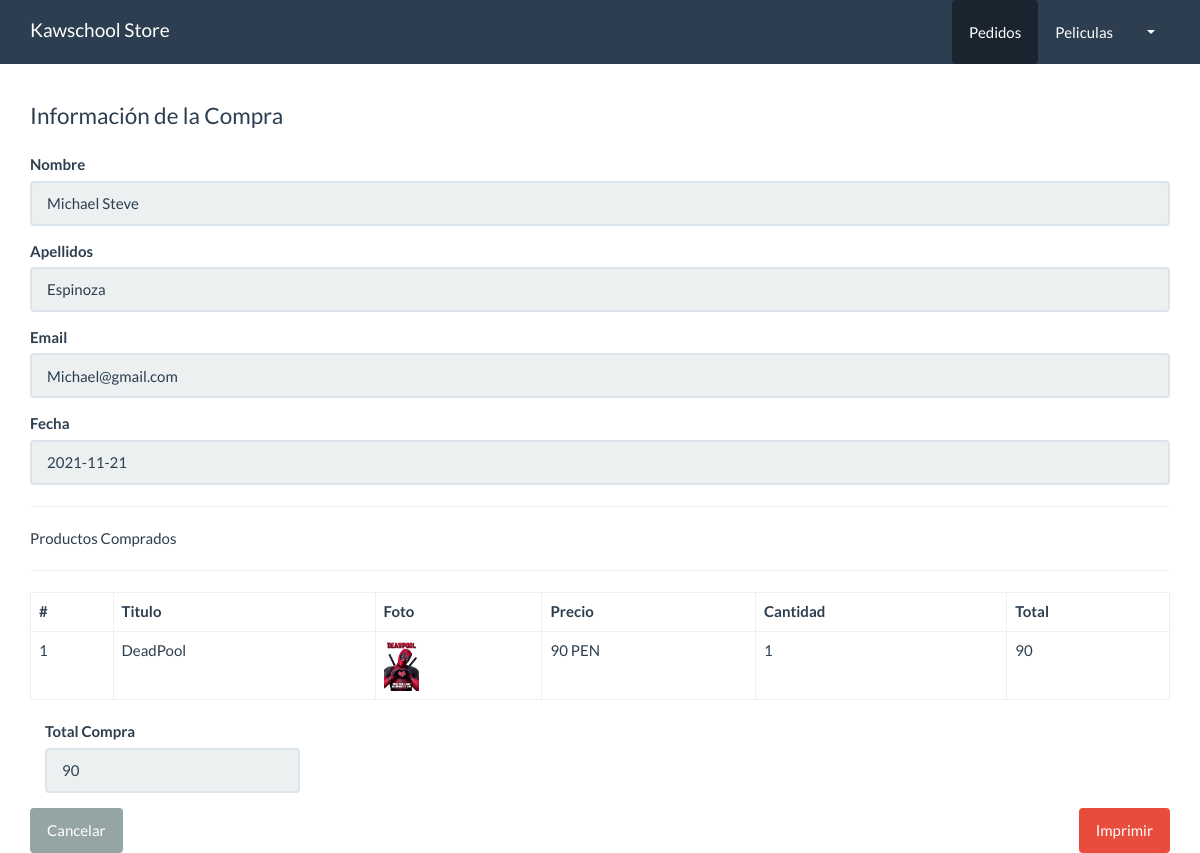
The app's page /panel/pedidos/ver.php?id=2 with its own data.
### tables this page shows
CREATE TABLE `pedidos` (
  `id` int(10) NOT NULL,
  `cliente_id` int(11) NOT NULL,
  `total` decimal(10,0) NOT NULL,
  `fecha` date NOT NULL,
  `estado` int(11) NOT NULL DEFAULT 1
);

CREATE TABLE `clientes` (
  `id` int(10) NOT NULL,
  `nombre` varchar(80) NOT NULL,
  `apellidos` varchar(100) NOT NULL,
  `email` varchar(50) NOT NULL,
  `telefono` varchar(15) NOT NULL,
  `comentario` varchar(300) NOT NULL
);

CREATE TABLE `detalle_pedidos` (
  `id` int(10) NOT NULL,
  `pedido_id` int(11) NOT NULL,
  `pelicula_id` int(11) NOT NULL,
  `precio` decimal(10,0) NOT NULL,
  `cantidad` int(11) NOT NULL,
  `estado` int(11) NOT NULL DEFAULT 1
);

CREATE TABLE `peliculas` (
  `id` int(11) NOT NULL,
  `titulo` varchar(80) NOT NULL,
  `descripcion` varchar(300) NOT NULL,
  `foto` varchar(100) NOT NULL,
  `precio` decimal(10,0) NOT NULL,
  `categoria_id` int(10) NOT NULL,
  `fecha` date NOT NULL,
  `estado` int(11) NOT NULL DEFAULT 1
);

### src/Pedido.php (called while the page is built, shortened)
<?php
class Pedido{
    private $cn = null;
    public function __construct(){
        $this->config = parse_ini_file(__DIR__.'/../config.ini') ;
        $this->cn = new \PDO( $this->config['dns'], $this->config['usuario'],$this->config['clave'],array(
            \PDO::MYSQL_ATTR_INIT_COMMAND => 'SET NAMES utf8'
        ));
    }
    public function mostrarPorId($id)
    {
        $sql = "SELECT p.id, nombre, apellidos, email, total, fecha FROM pedidos p
        INNER JOIN clientes c ON p.cliente_id = c.id WHERE p.id = :id";
        $resultado = $this->cn->prepare($sql);
        $_array = array(
            ':id'=>$id
        );
        if($resultado->execute($_array ))
            return  $resultado->fetch();
        return false;
    }
    public function mostrarDetallePorIdPedido($id)
    {
        $sql = "SELECT
                dp.id,
                pe.titulo,
                dp.precio,
                dp.cantidad,
                pe.foto
                FROM detalle_pedidos dp
                INNER JOIN peliculas pe ON pe.id= dp.pelicula_id
                WHERE dp.pedido_id = :id";
        $resultado = $this->cn->prepare($sql);
        $_array = array(
            ':id'=>$id
        );
        if($resultado->execute( $_array))
            return  $resultado->fetchAll();
        return false;
    }
}

### panel/pedidos/ver.php (the view, shortened to what this page needs)
<!DOCTYPE html>
<html lang="en">
  <head>
    <link rel="stylesheet" href="../../assets/css/bootstrap.min.css">
    <link rel="stylesheet" href="../../assets/css/estilos.css">
  </head>
  <body>
    <nav class="navbar navbar-default navbar-fixed-top">
      <div class="container">
        <div class="navbar-header">
          <a class="navbar-brand" href="../dashboard.php">Kawschool Store</a>
        </div>
        <div id="navbar" class="navbar-collapse collapse">
          <ul class="nav navbar-nav pull-right">
            <li class="active">
              <a href="index.php" class="btn">Pedidos</a>
            </li>
            <li>
              <a href="../peliculas/index.php" class="btn">Peliculas</a>
            </li>
            <li class="dropdown">
                <a href="#" class="dropdown-toggle" data-toggle="dropdown" role="button" aria-haspopup="true" aria-expanded="false">
                <span class="caret"></span></a>
            </li>
          </ul>
        </div>
      </div>
    </nav>
    <div class="container" id="main">
    <div class="row">
          <div class="col-md-12">
            <fieldset>
                <?php
                    $id = $_GET['id'];
                    $pedido = new Kawschool\Pedido;
                    $info_pedido = $pedido->mostrarPorId($id);
                    $info_detalle_pedido = $pedido->mostrarDetallePorIdPedido($id);
                ?>
                <legend>Información de la Compra</legend>
                <div class="form-group">
                    <label>Nombre</label>
                    <input value="<?php print $info_pedido['nombre'] ?>" type="text" class="form-control" readonly>
                </div>
                <div class="form-group">
                    <label>Apellidos</label>
                    <input value="<?php print $info_pedido['apellidos'] ?>" type="text" class="form-control" readonly>
                </div>
                <div class="form-group">
                    <label>Email</label>
                    <input value="<?php print $info_pedido['email'] ?>" type="text" class="form-control" readonly>
                </div>
                <div class="form-group">
                    <label>Fecha</label>
                    <input value="<?php print $info_pedido['fecha'] ?>" type="text" class="form-control" readonly>
                </div>
                <hr>
                    Productos Comprados
                <hr>
                <table class="table table-bordered">
                  <thead>
                    <tr>
                      <th>#</th>
                      <th>Titulo</th>
                      <th>Foto</th>
                      <th>Precio</th>
                      <th>Cantidad</th>
                      <th>
                          Total
                      </th>
                    </tr>
                  </thead>
                  <tbody>
                    <?php
                      $cantidad = count($info_detalle_pedido);
                      if($cantidad > 0){
                        $c=0;
                      for($x =0; $x < $cantidad; $x++){
                        $c++;
                        $item = $info_detalle_pedido[$x];
                        $total = $item['precio'] * $item['cantidad'];
                    ?>
                    <tr>
                      <td><?php print $c?></td>
                      <td><?php print $item['titulo']?></td>
                      <td>
                      <?php
                          $foto = '../../upload/'.$item['foto'];
                          if(file_exists($foto)){
                        ?>
                          <img src="<?php print $foto; ?>" width="35">
                      <?php }else{?>
                          SIN FOTO
                      <?php }?>
                      </td>
                      <td><?php print $item['precio']?> PEN</td>
                      <td><?php print $item['cantidad']?></td>
                    <td>
                    <?php print $total?>
                    </td>
                    </tr>
                    <?php
                      }
                    }else{
                    ?>
                    <tr>
                      <td colspan="6">NO HAY REGISTROS</td>
                    </tr>
                    <?php }?>
                  </tbody>
                </table>
                <div class="col-md-3">
                    <div class="form-group">
                        <label>Total Compra</label>
                        <input value="<?php print $info_pedido['total'] ?>" type="text" class="form-control" readonly>
                    </div>
                </div>
            </fieldset>
            <div class="pull-left">
                <a href="index.php" class="btn btn-default hidden-print">Cancelar</a>
            </div>
            <div class="pull-right">
                <a href="javascript:;" id="btnImprimir" class="btn btn-danger hidden-print">Imprimir</a>
            </div>
          </div>
        </div>
    </div>
  </body>
</html>

### assets/css/estilos.css (style rules this page uses)
#main { margin-top: 100px; }

### records on screen
pedidos: cliente.nombre "Michael Steve", cliente.apellidos "Espinoza", cliente.email "Michael@gmail.com", fecha "2021-11-21", total "90"
detalle_pedidos: pelicula.titulo "DeadPool", pelicula.foto (picture), precio "90", cantidad "1"
